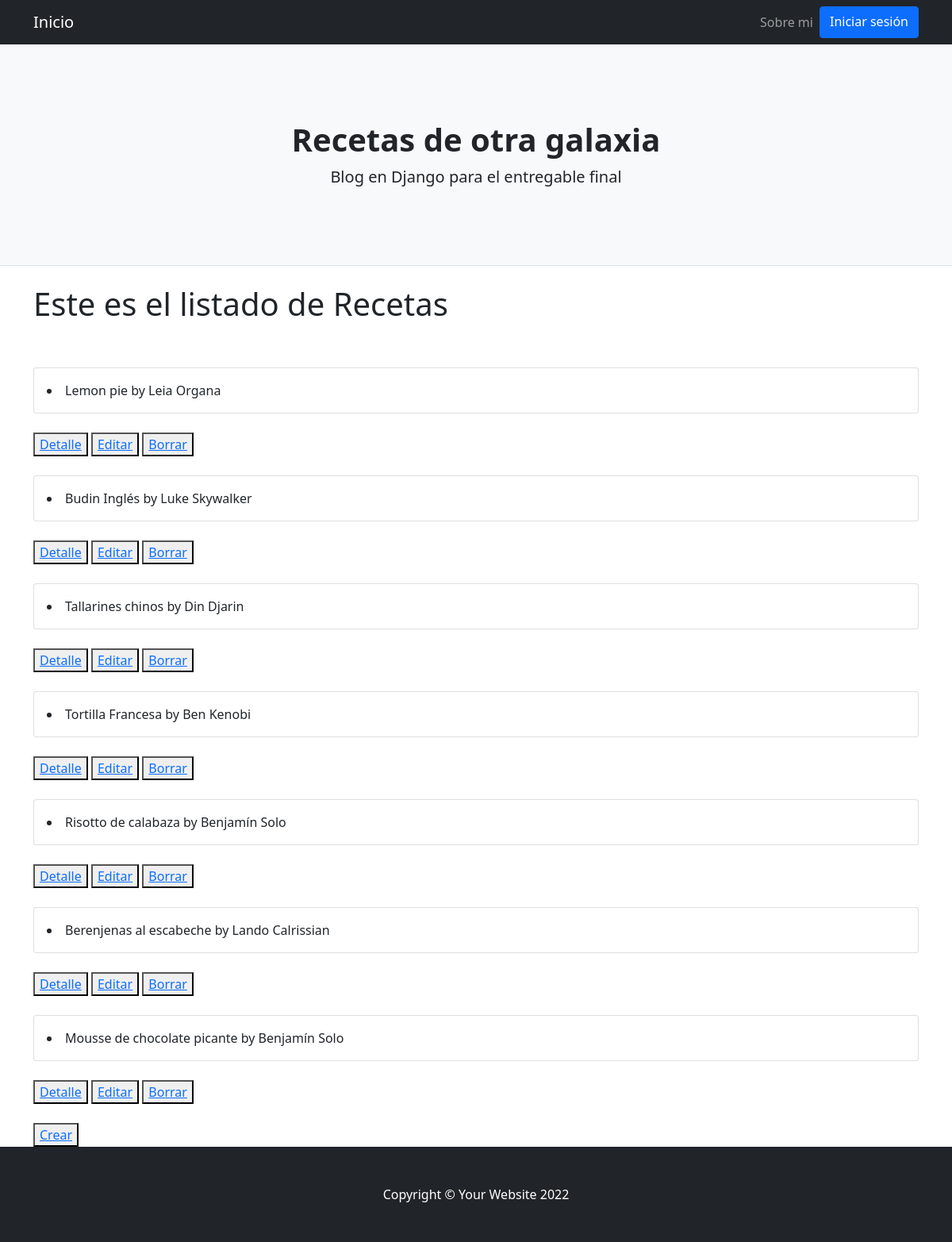
/posts/, run on the app's committed database.
### AppBlog/models.py (models this page shows)
class Posts(models.Model):
    id = models.AutoField(primary_key=True)
    titulo = models.CharField(max_length=40)
    subtitulo = models.CharField(max_length=40)
    cuerpo = RichTextField()
    autor = models.CharField(max_length=40)
    fecha = models.DateField(default=datetime.now)
    imagen = models.URLField(max_length = 255, blank = False, null= False)
    class Meta:
        verbose_name_plural = "Posts"
        verbose_name = "Post"
    def __str__(self):
        return f'{self.titulo} by {self.autor}'

### AppBlog/views.py (the view)
# urls.py: path('posts/', PostsList.as_view(), name='posts_lista'),
class PostsList(ListView):
    model = Posts
    template_name = "AppBlog/posts_list.html"

### AppBlog/Templates/AppBlog/posts_list.html
{% extends "AppBlog/padre.html" %}
{% load static %}
{% block contenidoQueCambia %}
<h1>Este es el listado de Recetas</h1>
{% for post in object_list %}
<br>
<br>
<div class="card mb-4">
  <div class="card-body">
    <li>{{post}}</li>
  </div>
</div>
<button>
  <a href="{% url 'posts_detalle' post.id %}">Detalle</a>
</button>
<button>
  <a href="{% url 'posts_editar' post.id%}">Editar</a>
</button>
<button>
  <a href="{% url 'posts_borrar' post.id %}">Borrar</a>
</button>
{% endfor %}
<br>
<br>
<button>
  <a href="{% url 'posts_crear' %}">Crear</a>
</button>
{% endblock %}

### data on the page
Posts: titulo+autor "Lemon pie by Leia Organa"
Posts: titulo+autor "Budin Inglés by Luke Skywalker"
Posts: titulo+autor "Tallarines chinos by Din Djarin"
Posts: titulo+autor "Tortilla Francesa by Ben Kenobi"
Posts: titulo+autor "Risotto de calabaza by Benjamín Solo"
Posts: titulo+autor "Berenjenas al escabeche by Lando Calrissian"
Posts: titulo+autor "Mousse de chocolate picante by Benjamín Solo"
